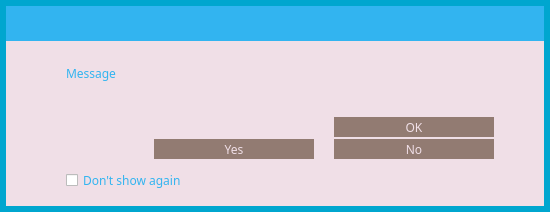
<?xml version="1.0" encoding="UTF-8"?>
<ui version="4.0">
 <class>MessageBoxDialog</class>
 <widget class="QDialog" name="MessageBoxDialog">
  <property name="geometry">
   <rect>
    <x>0</x>
    <y>0</y>
    <width>550</width>
    <height>212</height>
   </rect>
  </property>
  <property name="sizePolicy">
   <sizepolicy hsizetype="Preferred" vsizetype="Minimum">
    <horstretch>0</horstretch>
    <verstretch>0</verstretch>
   </sizepolicy>
  </property>
  <property name="minimumSize">
   <size>
    <width>550</width>
    <height>0</height>
   </size>
  </property>
  <property name="windowTitle">
   <string/>
  </property>
  <property name="styleSheet">
   <string notr="true">*{ font-family:&quot;Finger Paint&quot;;
}
#MessageBoxDialog {
	background-color: rgb(0, 166, 207);
}

/* =========== CheckBox ==============*/
QCheckBox {
    spacing: 5px;
	color: #32b4f0;
}

QCheckBox::indicator {
    width: 12px;
    height: 12px;
}

QCheckBox::indicator:unchecked {
	image: url(:/res/check_unchecked.png);
}

QCheckBox::indicator:unchecked:hover {
    image: url(:/res/check_unchecked.png);
}

QCheckBox::indicator:unchecked:pressed {
    image: url(:/res/check_unchecked.png);
}

QCheckBox::indicator:checked {
	image: url(:/res/check_checked.png);
}

QCheckBox::indicator:checked:hover {
    image: url(:/res/check_checked.png);
}

QCheckBox::indicator:checked:pressed {
    image: url(:/res/check_checked.png);
}</string>
  </property>
  <layout class="QVBoxLayout" name="verticalLayout_2">
   <property name="spacing">
    <number>6</number>
   </property>
   <property name="leftMargin">
    <number>6</number>
   </property>
   <property name="topMargin">
    <number>6</number>
   </property>
   <property name="rightMargin">
    <number>6</number>
   </property>
   <property name="bottomMargin">
    <number>6</number>
   </property>
   <item>
    <widget class="QFrame" name="frame">
     <property name="styleSheet">
      <string notr="true">#frame {
	background-color: #f0dfe7;
    border-style:none;
}</string>
     </property>
     <property name="frameShape">
      <enum>QFrame::StyledPanel</enum>
     </property>
     <property name="frameShadow">
      <enum>QFrame::Raised</enum>
     </property>
     <layout class="QVBoxLayout" name="verticalLayout" stretch="0,0,1,0,0,0,0,0">
      <property name="spacing">
       <number>0</number>
      </property>
      <property name="leftMargin">
       <number>0</number>
      </property>
      <property name="topMargin">
       <number>0</number>
      </property>
      <property name="rightMargin">
       <number>0</number>
      </property>
      <property name="bottomMargin">
       <number>0</number>
      </property>
      <item>
       <widget class="QWidget" name="wCaption" native="true">
        <property name="minimumSize">
         <size>
          <width>0</width>
          <height>35</height>
         </size>
        </property>
        <property name="maximumSize">
         <size>
          <width>16777215</width>
          <height>35</height>
         </size>
        </property>
        <property name="styleSheet">
         <string notr="true">#wCaption {
	background-color:  rgb(50, 180, 240);
}</string>
        </property>
        <property name="is_header" stdset="0">
         <bool>true</bool>
        </property>
        <layout class="QHBoxLayout" name="horizontalLayout_19">
         <property name="leftMargin">
          <number>0</number>
         </property>
         <property name="topMargin">
          <number>0</number>
         </property>
         <property name="rightMargin">
          <number>0</number>
         </property>
         <property name="bottomMargin">
          <number>0</number>
         </property>
         <item>
          <spacer name="horizontalSpacer_26">
           <property name="orientation">
            <enum>Qt::Horizontal</enum>
           </property>
           <property name="sizeType">
            <enum>QSizePolicy::Fixed</enum>
           </property>
           <property name="sizeHint" stdset="0">
            <size>
             <width>7</width>
             <height>20</height>
            </size>
           </property>
          </spacer>
         </item>
         <item>
          <widget class="QLabel" name="lbTitleIcon">
           <property name="sizePolicy">
            <sizepolicy hsizetype="Preferred" vsizetype="Preferred">
             <horstretch>0</horstretch>
             <verstretch>0</verstretch>
            </sizepolicy>
           </property>
           <property name="minimumSize">
            <size>
             <width>30</width>
             <height>30</height>
            </size>
           </property>
           <property name="maximumSize">
            <size>
             <width>30</width>
             <height>30</height>
            </size>
           </property>
           <property name="text">
            <string/>
           </property>
          </widget>
         </item>
         <item>
          <widget class="QLabel" name="lbTitle">
           <property name="font">
            <font>
             <family>Finger Paint</family>
            </font>
           </property>
           <property name="styleSheet">
            <string notr="true">QLabel {
	color: #f0dfe7;
}</string>
           </property>
           <property name="text">
            <string/>
           </property>
          </widget>
         </item>
         <item>
          <widget class="QPushButton" name="bClose">
           <property name="minimumSize">
            <size>
             <width>30</width>
             <height>30</height>
            </size>
           </property>
           <property name="maximumSize">
            <size>
             <width>30</width>
             <height>30</height>
            </size>
           </property>
           <property name="styleSheet">
            <string notr="true">QPushButton {	
	image: url(:/res/close_normal.png);
	border: 0px solid gray;
}
QPushButton:pressed:flat {
	image: url(:/res/close_normal.png);
}

QPushButton:hover {
	image: url(:/res/close_hover.png);
}</string>
           </property>
           <property name="text">
            <string notr="true"/>
           </property>
           <property name="flat">
            <bool>true</bool>
           </property>
          </widget>
         </item>
        </layout>
       </widget>
      </item>
      <item>
       <spacer name="verticalSpacer">
        <property name="orientation">
         <enum>Qt::Vertical</enum>
        </property>
        <property name="sizeType">
         <enum>QSizePolicy::Fixed</enum>
        </property>
        <property name="sizeHint" stdset="0">
         <size>
          <width>20</width>
          <height>24</height>
         </size>
        </property>
       </spacer>
      </item>
      <item>
       <layout class="QHBoxLayout" name="horizontalLayout_2">
        <item>
         <spacer name="horizontalSpacer">
          <property name="orientation">
           <enum>Qt::Horizontal</enum>
          </property>
          <property name="sizeType">
           <enum>QSizePolicy::Fixed</enum>
          </property>
          <property name="sizeHint" stdset="0">
           <size>
            <width>60</width>
            <height>20</height>
           </size>
          </property>
         </spacer>
        </item>
        <item>
         <widget class="QLabel" name="lbMainText">
          <property name="font">
           <font>
            <family>Finger Paint</family>
           </font>
          </property>
          <property name="styleSheet">
           <string notr="true">QLabel {
	color: #32b4f0;
}</string>
          </property>
          <property name="text">
           <string notr="true">Message</string>
          </property>
          <property name="scaledContents">
           <bool>true</bool>
          </property>
          <property name="alignment">
           <set>Qt::AlignLeading|Qt::AlignLeft|Qt::AlignTop</set>
          </property>
          <property name="wordWrap">
           <bool>true</bool>
          </property>
          <property name="textInteractionFlags">
           <set>Qt::LinksAccessibleByMouse|Qt::TextSelectableByMouse</set>
          </property>
         </widget>
        </item>
        <item>
         <spacer name="horizontalSpacer_2">
          <property name="orientation">
           <enum>Qt::Horizontal</enum>
          </property>
          <property name="sizeType">
           <enum>QSizePolicy::Fixed</enum>
          </property>
          <property name="sizeHint" stdset="0">
           <size>
            <width>50</width>
            <height>20</height>
           </size>
          </property>
         </spacer>
        </item>
       </layout>
      </item>
      <item>
       <spacer name="verticalSpacer_3">
        <property name="orientation">
         <enum>Qt::Vertical</enum>
        </property>
        <property name="sizeType">
         <enum>QSizePolicy::Fixed</enum>
        </property>
        <property name="sizeHint" stdset="0">
         <size>
          <width>20</width>
          <height>16</height>
         </size>
        </property>
       </spacer>
      </item>
      <item>
       <widget class="QWidget" name="wAcceptHolder" native="true">
        <property name="minimumSize">
         <size>
          <width>0</width>
          <height>22</height>
         </size>
        </property>
        <layout class="QHBoxLayout" name="horizontalLayout">
         <property name="spacing">
          <number>0</number>
         </property>
         <property name="leftMargin">
          <number>0</number>
         </property>
         <property name="topMargin">
          <number>0</number>
         </property>
         <property name="rightMargin">
          <number>0</number>
         </property>
         <property name="bottomMargin">
          <number>0</number>
         </property>
         <item>
          <spacer name="horizontalSpacer_3">
           <property name="orientation">
            <enum>Qt::Horizontal</enum>
           </property>
           <property name="sizeHint" stdset="0">
            <size>
             <width>40</width>
             <height>20</height>
            </size>
           </property>
          </spacer>
         </item>
         <item>
          <widget class="QPushButton" name="bSign">
           <property name="font">
            <font>
             <family>Finger Paint</family>
            </font>
           </property>
           <property name="styleSheet">
            <string notr="true">QPushButton {
	background-color: #927b72;
	color: #f0dfe7;
	border: 0px solid gray;
	max-height: 20px;
	min-height: 20px;
	max-width: 160px;
	min-width: 160px;
}

QPushButton:hover {
	background-color: #32b4f0;
}

QPushButton:pressed:flat {
	background-color: #00a3de;
}</string>
           </property>
           <property name="text">
            <string>OK</string>
           </property>
           <property name="flat">
            <bool>true</bool>
           </property>
          </widget>
         </item>
         <item>
          <spacer name="horizontalSpacer_4">
           <property name="orientation">
            <enum>Qt::Horizontal</enum>
           </property>
           <property name="sizeType">
            <enum>QSizePolicy::Fixed</enum>
           </property>
           <property name="sizeHint" stdset="0">
            <size>
             <width>50</width>
             <height>20</height>
            </size>
           </property>
          </spacer>
         </item>
        </layout>
       </widget>
      </item>
      <item>
       <widget class="QWidget" name="wYesNoHolder" native="true">
        <property name="minimumSize">
         <size>
          <width>0</width>
          <height>22</height>
         </size>
        </property>
        <layout class="QHBoxLayout" name="horizontalLayout_4">
         <property name="spacing">
          <number>0</number>
         </property>
         <property name="leftMargin">
          <number>0</number>
         </property>
         <property name="topMargin">
          <number>0</number>
         </property>
         <property name="rightMargin">
          <number>0</number>
         </property>
         <property name="bottomMargin">
          <number>0</number>
         </property>
         <item>
          <spacer name="horizontalSpacer_7">
           <property name="orientation">
            <enum>Qt::Horizontal</enum>
           </property>
           <property name="sizeHint" stdset="0">
            <size>
             <width>40</width>
             <height>20</height>
            </size>
           </property>
          </spacer>
         </item>
         <item>
          <widget class="QPushButton" name="bYes">
           <property name="font">
            <font>
             <family>Finger Paint</family>
            </font>
           </property>
           <property name="styleSheet">
            <string notr="true">QPushButton {
	background-color: #927b72;
	color: #f0dfe7;
	border: 0px solid gray;
	max-height: 20px;
	min-height: 20px;
	max-width: 160px;
	min-width: 160px;
}

QPushButton:hover {
	background-color: #32b4f0;
}

QPushButton:pressed:flat {
	background-color: #00a3de;
}</string>
           </property>
           <property name="text">
            <string>Yes</string>
           </property>
           <property name="flat">
            <bool>true</bool>
           </property>
          </widget>
         </item>
         <item>
          <spacer name="horizontalSpacer_9">
           <property name="orientation">
            <enum>Qt::Horizontal</enum>
           </property>
           <property name="sizeType">
            <enum>QSizePolicy::Fixed</enum>
           </property>
           <property name="sizeHint" stdset="0">
            <size>
             <width>20</width>
             <height>20</height>
            </size>
           </property>
          </spacer>
         </item>
         <item>
          <widget class="QPushButton" name="bNo">
           <property name="font">
            <font>
             <family>Finger Paint</family>
            </font>
           </property>
           <property name="styleSheet">
            <string notr="true">QPushButton {
	background-color: #927b72;
	color: #f0dfe7;
	border: 0px solid gray;
	max-height: 20px;
	min-height: 20px;
	max-width: 160px;
	min-width: 160px;
}

QPushButton:hover {
	background-color: #32b4f0;
}

QPushButton:pressed:flat {
	background-color: #00a3de;
}</string>
           </property>
           <property name="text">
            <string>No</string>
           </property>
           <property name="flat">
            <bool>true</bool>
           </property>
          </widget>
         </item>
         <item>
          <spacer name="horizontalSpacer_8">
           <property name="orientation">
            <enum>Qt::Horizontal</enum>
           </property>
           <property name="sizeType">
            <enum>QSizePolicy::Fixed</enum>
           </property>
           <property name="sizeHint" stdset="0">
            <size>
             <width>50</width>
             <height>20</height>
            </size>
           </property>
          </spacer>
         </item>
        </layout>
       </widget>
      </item>
      <item>
       <widget class="QWidget" name="wCheckboxHolder" native="true">
        <property name="minimumSize">
         <size>
          <width>0</width>
          <height>22</height>
         </size>
        </property>
        <layout class="QHBoxLayout" name="horizontalLayout_5">
         <property name="spacing">
          <number>0</number>
         </property>
         <property name="leftMargin">
          <number>0</number>
         </property>
         <property name="topMargin">
          <number>10</number>
         </property>
         <property name="rightMargin">
          <number>0</number>
         </property>
         <property name="bottomMargin">
          <number>0</number>
         </property>
         <item>
          <spacer name="horizontalSpacer_11">
           <property name="orientation">
            <enum>Qt::Horizontal</enum>
           </property>
           <property name="sizeType">
            <enum>QSizePolicy::Fixed</enum>
           </property>
           <property name="sizeHint" stdset="0">
            <size>
             <width>60</width>
             <height>20</height>
            </size>
           </property>
          </spacer>
         </item>
         <item>
          <widget class="QCheckBox" name="cbDontShow">
           <property name="font">
            <font>
             <family>Finger Paint</family>
            </font>
           </property>
           <property name="text">
            <string>Don't show again</string>
           </property>
          </widget>
         </item>
         <item>
          <spacer name="horizontalSpacer_10">
           <property name="orientation">
            <enum>Qt::Horizontal</enum>
           </property>
           <property name="sizeHint" stdset="0">
            <size>
             <width>40</width>
             <height>20</height>
            </size>
           </property>
          </spacer>
         </item>
        </layout>
       </widget>
      </item>
      <item>
       <spacer name="verticalSpacer_2">
        <property name="orientation">
         <enum>Qt::Vertical</enum>
        </property>
        <property name="sizeType">
         <enum>QSizePolicy::Fixed</enum>
        </property>
        <property name="sizeHint" stdset="0">
         <size>
          <width>20</width>
          <height>16</height>
         </size>
        </property>
       </spacer>
      </item>
     </layout>
    </widget>
   </item>
  </layout>
 </widget>
 <resources/>
 <connections>
  <connection>
   <sender>bSign</sender>
   <signal>clicked()</signal>
   <receiver>MessageBoxDialog</receiver>
   <slot>accept()</slot>
   <hints>
    <hint type="sourcelabel">
     <x>458</x>
     <y>121</y>
    </hint>
    <hint type="destinationlabel">
     <x>370</x>
     <y>105</y>
    </hint>
   </hints>
  </connection>
  <connection>
   <sender>bClose</sender>
   <signal>clicked()</signal>
   <receiver>MessageBoxDialog</receiver>
   <slot>reject()</slot>
   <hints>
    <hint type="sourcelabel">
     <x>546</x>
     <y>20</y>
    </hint>
    <hint type="destinationlabel">
     <x>392</x>
     <y>43</y>
    </hint>
   </hints>
  </connection>
  <connection>
   <sender>bYes</sender>
   <signal>clicked()</signal>
   <receiver>MessageBoxDialog</receiver>
   <slot>accept()</slot>
   <hints>
    <hint type="sourcelabel">
     <x>224</x>
     <y>129</y>
    </hint>
    <hint type="destinationlabel">
     <x>274</x>
     <y>78</y>
    </hint>
   </hints>
  </connection>
  <connection>
   <sender>bNo</sender>
   <signal>clicked()</signal>
   <receiver>MessageBoxDialog</receiver>
   <slot>reject()</slot>
   <hints>
    <hint type="sourcelabel">
     <x>404</x>
     <y>129</y>
    </hint>
    <hint type="destinationlabel">
     <x>274</x>
     <y>78</y>
    </hint>
   </hints>
  </connection>
 </connections>
</ui>
